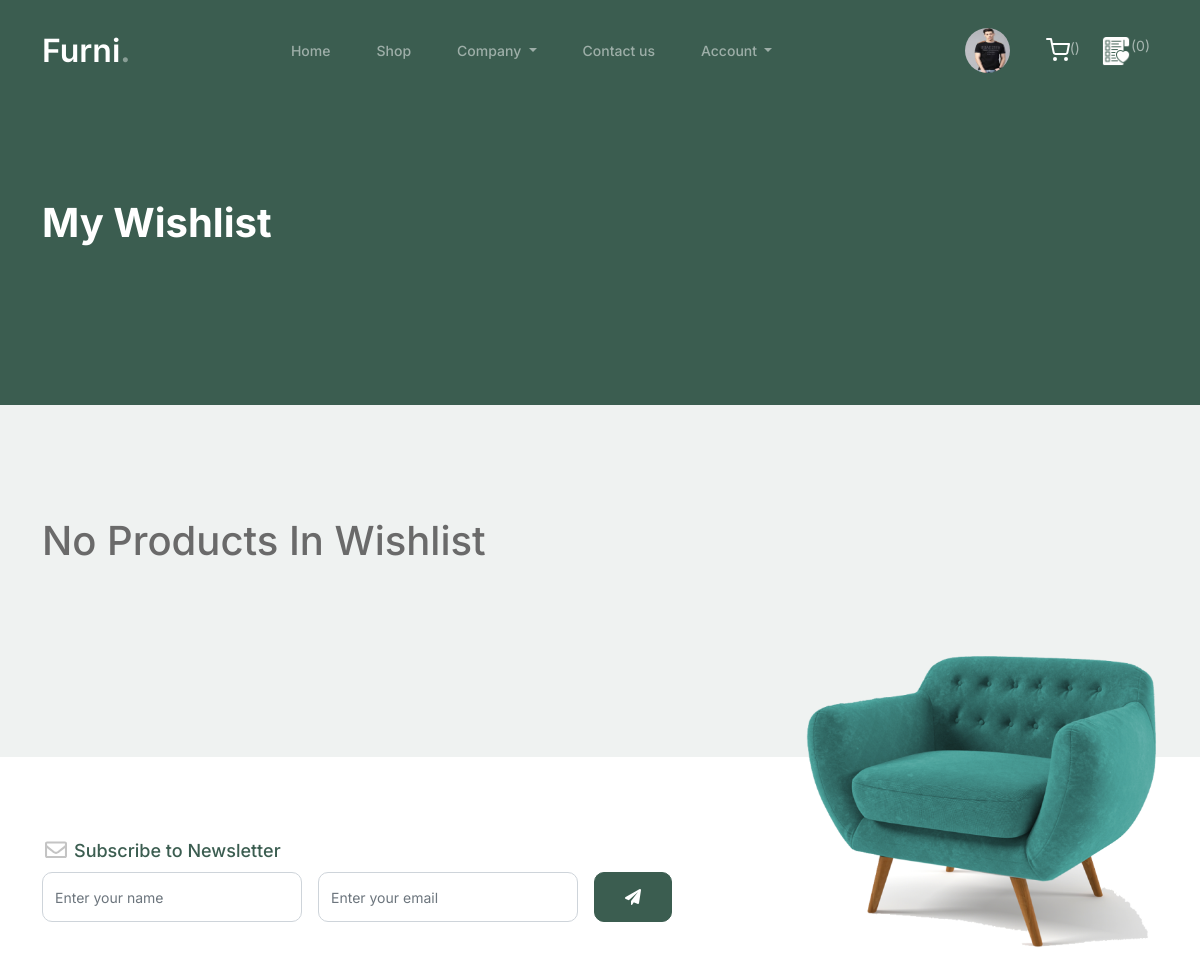
The app's page /wishlist (signed in, upper part), older data.
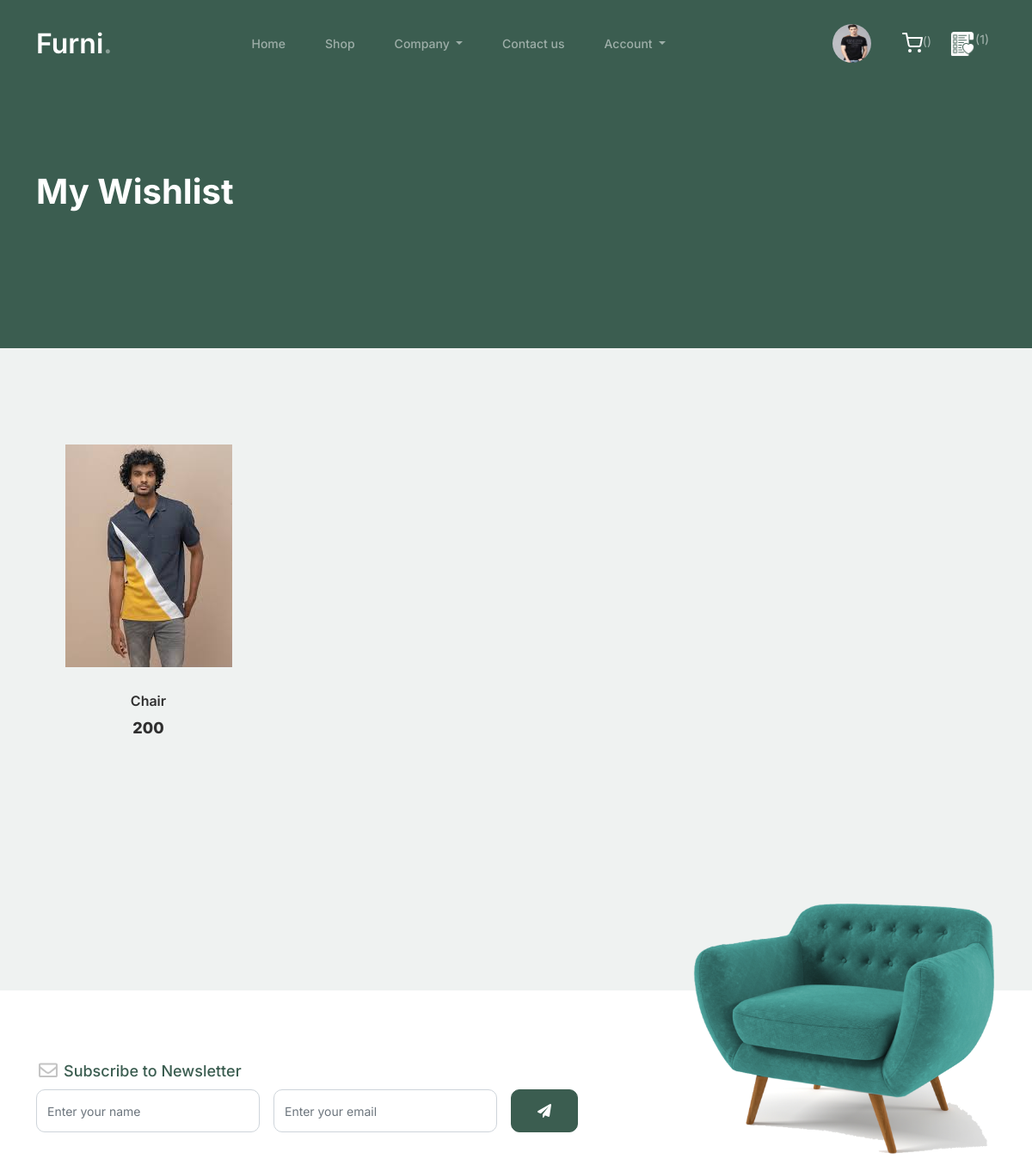
The same page, newer data.
### myapp/models.py (models this page shows, shortened)
class Wishlist(models.Model):
    user=models.ForeignKey(User,on_delete=models.CASCADE)
    product=models.ForeignKey(Product,on_delete=models.CASCADE)
    time=models.DateTimeField(default=timezone.now)

class Product(models.Model):
    category=(
        ("Chair","Chair"),
        ("Sofa","Sofa"),
        ("Bed","Bed"),
        ("Table","Table"),
    )
    seller=models.ForeignKey(User,on_delete=models.CASCADE)
    product_category=models.CharField(max_length=100,choices=category)
    product_name=models.CharField(max_length=100)
    product_price=models.PositiveIntegerField()
    product_desc=models.TextField()
    product_image=models.ImageField(upload_to="product_images/")

### myapp/views.py (the view)
# urls.py: path('wishlist',views.wishlist,name='wishlist'),
def wishlist(request):
    user=User.objects.get(email=request.session['email'])
    wishlists=Wishlist.objects.filter(user=user)
    request.session['wishlist_count']=len(wishlists)
    return render(request,'wishlist.html',{'wishlists':wishlists})

### myapp/templates/wishlist.html (shortened to what this page needs)
{% extends 'header.html' %}
{% load static %}
{% block content %}
<!doctype html>
<html lang="en">
<head>
</head>
	<body>
			<div class="hero">
				<div class="container">
					<div class="row justify-content-between">
						<div class="col-lg-5">
							<div class="intro-excerpt">
								<h1>My Wishlist</h1>
							</div>
						</div>
						<div class="col-lg-7">
						</div>
					</div>
				</div>
			</div>
		<div class="untree_co-section product-section before-footer-section">
		    <div class="container">
		      	<div class="row">
                    {% if wishlists %}
        {% for i in wishlists %}
					<div class="col-12 col-md-4 col-lg-3 mb-5">
						<a class="product-item" href="{% url "product-details" pk=i.pk %}">
							<img src="{{i.product.product_image.url}}" class="img-fluid product-thumbnail">
							<h3 class="product-title">{{i.product.product_name}}</h3>
							<strong class="product-price">{{i.product.product_price}}</strong>
						</a>
					</div>
                      {% endfor %}
        {% else %}
        <h1 style="margin:0 auto;">No Products In Wishlist</h1>
        {% endif %}
		      	</div>
		    </div>
		</div>
	</body>
</html>
{% endblock %}

Row changes from the older to the newer data that the page shows:
added Wishlist: product.product_image (picture), product.product_name "Chair", product.product_price "200"
Text that changed along with them:
{{ request.session.wishlist_count }}: "0" → "1"
text no longer shown: "No Products In Wishlist"
